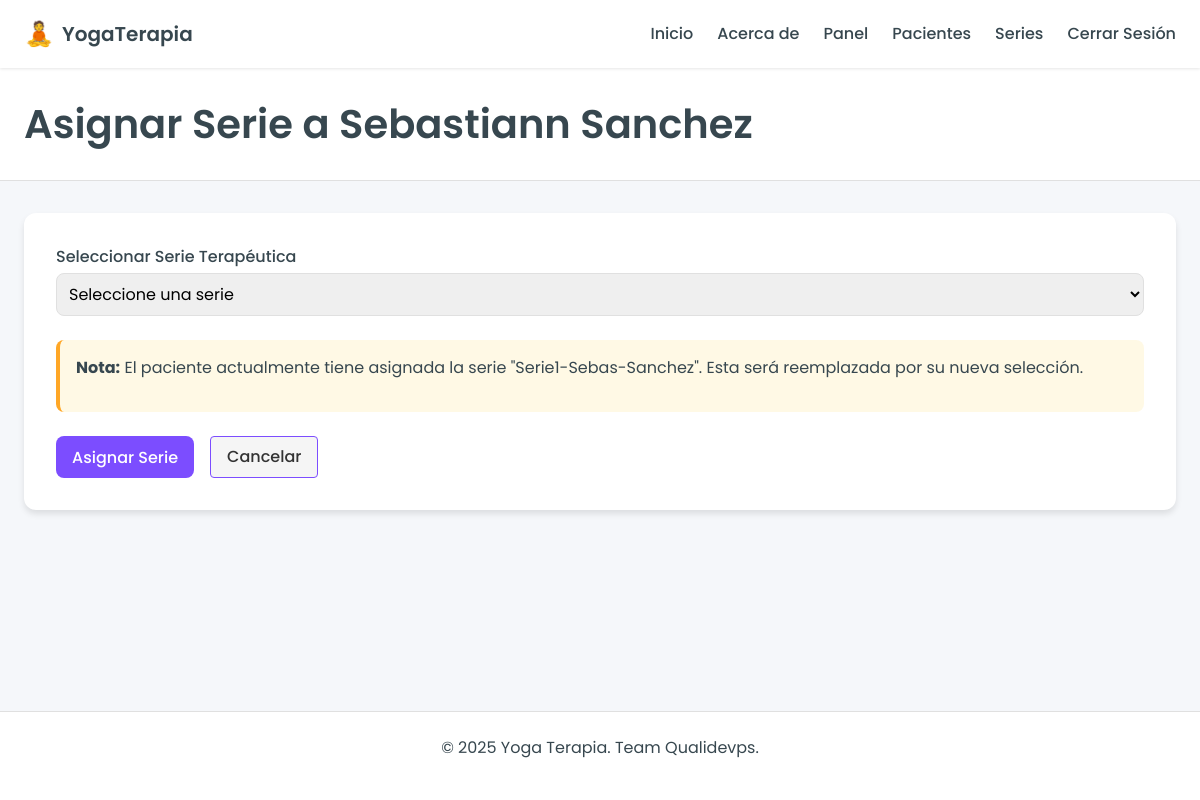
Before: /instructor/patient/2/assign_series (signed in) with the older database file.
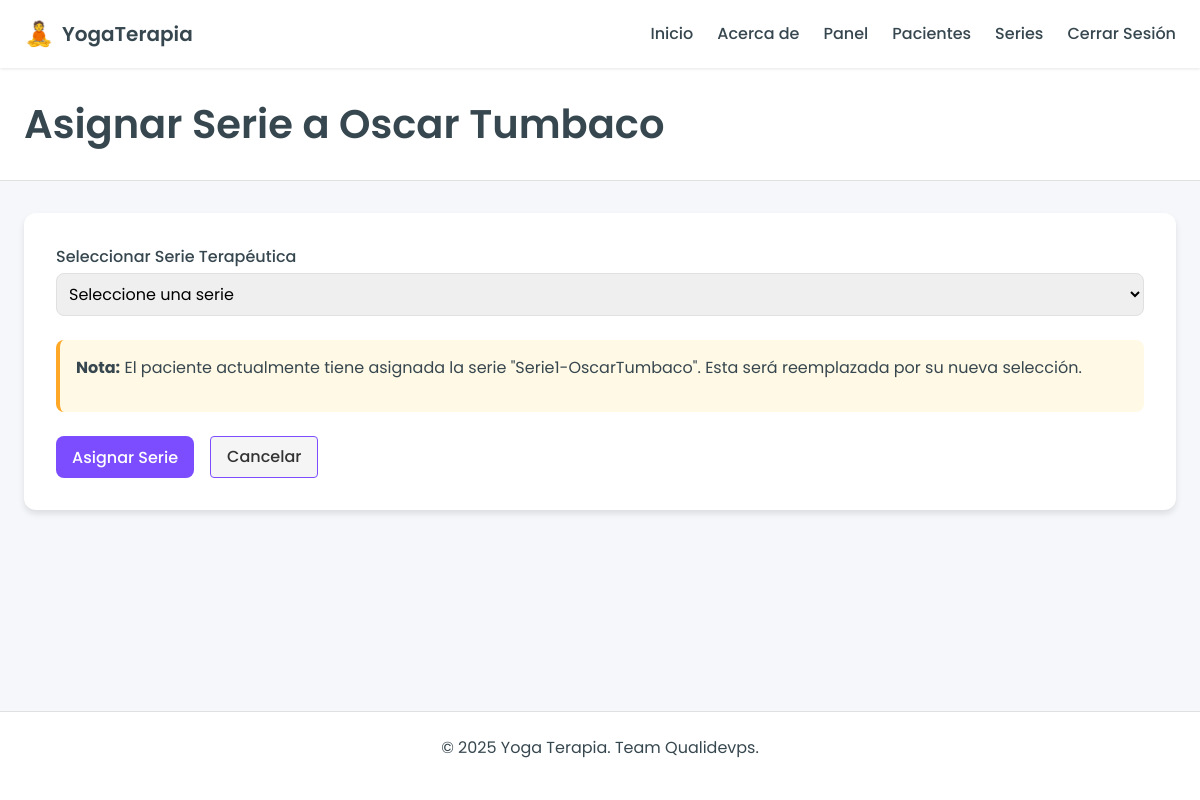
After: the same page with the newer database file.
### models/user.py (models this page shows, shortened)
class User(db.Model, UserMixin):
    id = db.Column(db.Integer, primary_key=True)
    username = db.Column(db.String(80), unique=True, nullable=False)
    password = db.Column(db.Text, nullable=False)
    email = db.Column(db.String(256), unique=True, nullable=False)
    name = db.Column(db.String(120), nullable=False)
    role = db.Column(db.String(20), nullable=False)  # 'instructor' or 'patient'
    patients = db.relationship('User',
                              secondary='instructor_patient',
                              primaryjoin="and_(User.id==InstructorPatient.instructor_id, User.role=='instructor')",
                              secondaryjoin="and_(User.id==InstructorPatient.patient_id, User.role=='patient')",
                              backref=db.backref('instructors', lazy='dynamic'),
                              lazy='dynamic')
    created_series = db.relationship(
        'Series',
        foreign_keys='Series.creator_id',
        back_populates='creator',
        lazy=True
    )
    assigned_series = db.relationship(
        'Series',
        foreign_keys='Series.patient_id',
        back_populates='patient',
        lazy=True,
        uselist=False
    )
    sessions = db.relationship('Session', backref='patient', lazy=True)

### models/series.py (models this page shows, shortened)
class Series(db.Model):
    __tablename__ = 'series'
    id = db.Column(db.Integer, primary_key=True)
    name = db.Column(db.String(100), nullable=False)
    created_at = db.Column(db.DateTime, default=datetime.utcnow)
    therapy_type_id = db.Column(db.Integer, db.ForeignKey('therapy_type.id'), nullable=False)
    total_sessions = db.Column(db.Integer, default=1)
    creator_id = db.Column(db.Integer, db.ForeignKey('user.id'), nullable=False)
    patient_id = db.Column(db.Integer, db.ForeignKey('user.id'), nullable=True)
    postures = db.relationship('SeriesPosture', backref='series', lazy=True, order_by="SeriesPosture.order")
    sessions = db.relationship('Session', backref='series', lazy=True)
    creator = db.relationship(
        'User',
        foreign_keys=[creator_id],
        back_populates='created_series'
    )
    patient = db.relationship(
        'User',
        foreign_keys=[patient_id],
        back_populates='assigned_series'
    )

### routes/instructor.py (the view, shortened to what this page needs)
@instructor_bp.route('/patient/<int:patient_id>/assign_series', methods=['GET', 'POST'])
@instructor_required
def assign_series(patient_id):
    patient = User.query.get_or_404(patient_id)
    instructor = User.query.get(session['user_id'])
    if patient not in instructor.patients:
        flash('You do not have permission to assign series to this patient.', 'error')
        return redirect(url_for('instructor.patients'))
    series = Series.query.filter_by(creator_id=instructor.id).all()
    return render_template('instructor/assign_series.html', patient=patient, series=series)

### routes/auth.py (called while the page is built)
def instructor_required(f):
    @wraps(f)
    def decorated_function(*args, **kwargs):
        if 'user_id' not in session:
            flash('Please log in to access this page.', 'error')
            return redirect(url_for('auth.login'))
        user = User.query.get(session['user_id'])
        if user.role != 'instructor':
            flash('Access denied. Instructor privileges required.', 'error')
            return redirect(url_for('main.index'))
        return f(*args, **kwargs)
    return decorated_function

### templates/instructor/assign_series.html (shortened to what this page needs)
{% extends 'base.html' %}
{% block content %}
<section class="page-header">
    <div class="container">
        <h1>Asignar Serie a {{ patient.name }}</h1>
    </div>
</section>
<section class="content-section">
    <div class="container">
        {% if series %}
            <div class="form-card">
                <form method="POST" action="{{ url_for('instructor.assign_series', patient_id=patient.id) }}">
                    <div class="form-group">
                        <label for="series_id">Seleccionar Serie Terapéutica</label>
                        <select id="series_id" name="series_id" required>
                            <option value="">Seleccione una serie</option>
                        </select>
                    </div>
                    <div class="form-info">
                        {% if patient.assigned_series %}
                            <div class="alert alert-warning">
                                <p><strong>Nota:</strong> El paciente actualmente tiene asignada la serie "{{ patient.assigned_series.name }}".
                                Esta será reemplazada por su nueva selección.</p>
                            </div>
                        {% endif %}
                    </div>
                    <div class="form-actions">
                        <button type="submit" class="btn-primary">Asignar Serie</button>
                        <a href="{{ url_for('instructor.patient_series', patient_id=patient.id) }}" class="btn-secondary">Cancelar</a>
                    </div>
                </form>
            </div>
        {% else %}
            <div class="empty-state">
                <p>No has creado ninguna serie terapéutica aún.</p>
                <a href="{{ url_for('instructor.create_series') }}" class="btn-primary">Crear Mi Primera Serie</a>
            </div>
        {% endif %}
    </div>
</section>
{% endblock %}

Changed rows visible on the page:
changed User: name "Sebastiann Sanchez" → "Oscar Tumbaco"
changed Series: assigned_series.name "Serie1-Sebas-Sanchez" → "Serie1-OscarTumbaco"
